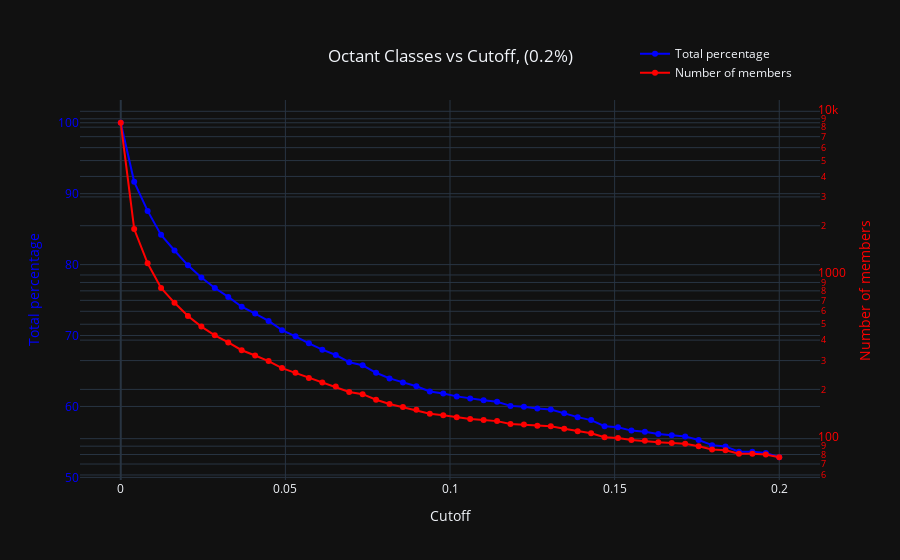

Notebook code for this chart:
### Code cell
PDB_SS.plot_classes_vs_cutoff(0.2, 50)
